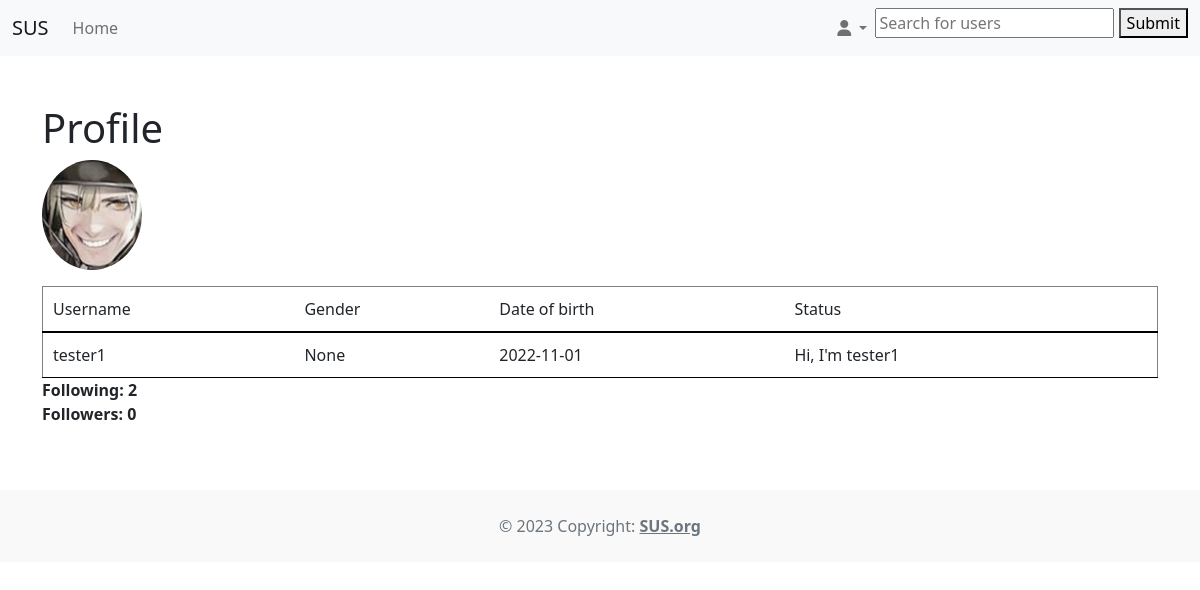
The page /profile/tester1/ on the database its author committed.
### Finals_app/models.py (models this page shows)
class Users(models.Model):
    username = models.CharField(max_length=255)
    password = models.CharField(max_length=255)
    is_online = models.BooleanField(default=False)
    last_loggin = models.DateTimeField(auto_now_add=True,
                                       blank=True,
                                       null=True)
    gender = models.CharField(max_length=10)
    date_of_birth = models.CharField(max_length=255)
    status = models.CharField(max_length=255)
    date_created = models.DateField(auto_now_add=True)
    date_updated = models.DateField(auto_now=True)
    profile_img = models.ImageField(default='default.jpg',
                                    upload_to='profile_pics',
                                    validators=[validate_image_file_extension],
                                    blank=True,
                                    null=True)

### Finals_app/api/views.py (the view)
# urls.py: path('profile/<str:username>/', views.profile, name='profile'),
def profile(request, username=None):
    if 'member_id' in request.session: #Check if user is logged in
        User = username
        session_id = request.session['member_id']
        Userinfo = Users.objects.filter(username=User).values()
        Userid = Userinfo.values_list('id', flat=True)[0]
        followed = Users_Following.objects.filter(user_id=session_id).filter(following_user_id=Userid).count()
        following = Users_Following.objects.filter(user_id=Userid).count()
        followers = Users_Following.objects.filter(following_user_id=Userid).count()
        following_list = Users_Following.objects.filter(user_id=session_id).select_related()
        paginator = Paginator(following_list, 3)
        page_number = request.GET.get('page')
        page_following = paginator.get_page(page_number)
        template = loader.get_template('profile.html')
        context = {
            'Userinfo': Userinfo,
            'followed': followed,
            'following': following,
            'followers': followers,
            'page_following': page_following,
        }
        return HttpResponse(template.render(context, request))
    else:
        User = username
        Userinfo = Users.objects.filter(username=User).values()
        Userid = Userinfo.values_list('id', flat=True)[0]
        following = Users_Following.objects.filter(user_id=Userid).count()
        followers = Users_Following.objects.filter(following_user_id=Userid).count()
        template = loader.get_template('profile.html')
        context = {
            'Userinfo': Userinfo,
            'following': following,
            'followers': followers,
        }
        return HttpResponse(template.render(context, request))

### Finals_app/templates/profile.html (shortened to what this page needs)
<!DOCTYPE html>
<html>
    <head>
        <link href="https://cdn.jsdelivr.net/npm/bootstrap@5.2.0/dist/css/bootstrap.min.css" rel="stylesheet"
>
        <link rel="stylesheet" href="https://cdnjs.cloudflare.com/ajax/libs/font-awesome/6.1.2/css/all.min.css"
 />
        {% load static %}
        <link rel="stylesheet" href="{% static 'css/style.css' %}">
    </head>
<body>
    <div class = "container-nav">
        <nav class="navbar navbar-expand-lg bg-light">
            <div class="container-fluid">
                <a class="navbar-brand" href="/">SUS</a>
                <div class="collapse navbar-collapse" id="navbarSupportedContent">
                    <ul class="navbar-nav me-auto mb-2 mb-lg-0">
                        <li class="nav-item">
                            <a class="nav-link" href="/">Home</a>
                        </li>
                    </ul>
                    <ul class="nav navbar-nav ms-auto w-100 justify-content-end">
                        <li class="nav-item dropdown">
                            <a class="nav-link dropdown-toggle" role="button" data-bs-toggle="dropdown" aria-expanded="false">
                            <i class="fa-solid fa-user"></i>
                            </a>
                        </li>
                        <form action="/search/" method = "get">
                            <li class="nav-item">
                                <input type="text" name="searching" placeholder="Search for users">
                                <button type="submit">Submit</button>
                            </li>
                        </form>
                    </ul>
                </div>
            </div>
        </nav>
    </div>
    <div class="container py-5">
        <h1>Profile</h1>
        {% for u in Userinfo %}
        <img class="rounded-circle account-img" src="{{ MEDIA_URL }}{{ u.profile_img }}" alt="profile_picture" width="100" height="110">
            <table border="1">
                <tr>
                    <td>Username</td>
                    <td>Gender</td>
                    <td>Date of birth</td>
                    <td>Status</td>
                </tr>
                <tr>
                    <td>{{ u.username }}</td>
                    <td>{{ u.gender }}</td>
                    <td>{{ u.date_of_birth }}</td>
                    <td>{{ u.status }}</td>
                    <td>
                    </td>
                </tr>
            </table>
        <b>Following:    {{ following }}</b>
        <br>
        <b>Followers:    {{ followers }}</b>
        {% endfor %}
    </div>
    <footer class="text-center text-lg-start bg-white text-muted">
        <div class="text-center p-4" style="background-color: rgba(0, 0, 0, 0.025);">
        © 2023 Copyright:
        <a class="text-reset fw-bold" href="/">SUS.org</a>
        </div>
    </footer>
</body>
</html>

### Finals_app/static/css/style.css (style rules this page uses)
table { border-collapse: collapse; width: 100%; }
tr:first-of-type { border-bottom: 2px solid black; }
tr { border-bottom: 1px solid black; max-width: 100px; }
td { padding: 10px 10px 10px 10px; }

### rows shown on the page
Users: profile_img (picture), username "tester1", gender "None", date_of_birth "2022-11-01", status "Hi, I'm tester1", following "2", is_online "0"
